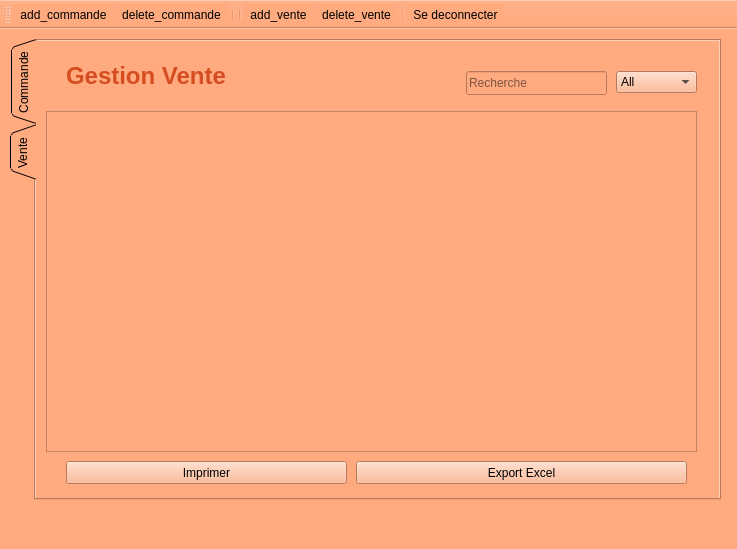
<?xml version="1.0" encoding="UTF-8"?>
<ui version="4.0">
 <class>gestion_islem</class>
 <widget class="QMainWindow" name="gestion_islem">
  <property name="geometry">
   <rect>
    <x>0</x>
    <y>0</y>
    <width>737</width>
    <height>549</height>
   </rect>
  </property>
  <property name="windowTitle">
   <string>MainWindow</string>
  </property>
  <property name="styleSheet">
   <string notr="true">background-color: rgb(255, 170, 127);
background-image: url(:/new/prefix1/img/hand-painted-watercolor-background-with-sky-clouds-shape_24972-1095.jpg);</string>
  </property>
  <widget class="QWidget" name="centralwidget">
   <widget class="QTabWidget" name="tabWidget">
    <property name="geometry">
     <rect>
      <x>10</x>
      <y>10</y>
      <width>711</width>
      <height>461</height>
     </rect>
    </property>
    <property name="styleSheet">
     <string notr="true">background-image: url(:/res/img/hand-painted-watercolor-background-with-sky-clouds-shape_24972-1095.jpg);
background-image: url(:/new/prefix1/img/hand-painted-watercolor-background-with-sky-clouds-shape_24972-1095.jpg);
background-color: rgb(255, 170, 127);</string>
    </property>
    <property name="tabPosition">
     <enum>QTabWidget::West</enum>
    </property>
    <property name="tabShape">
     <enum>QTabWidget::Triangular</enum>
    </property>
    <property name="currentIndex">
     <number>1</number>
    </property>
    <widget class="QWidget" name="tab">
     <attribute name="title">
      <string>Commande</string>
     </attribute>
     <widget class="QLineEdit" name="rech_commande">
      <property name="geometry">
       <rect>
        <x>430</x>
        <y>30</y>
        <width>151</width>
        <height>24</height>
       </rect>
      </property>
      <property name="placeholderText">
       <string>Recherche</string>
      </property>
      <property name="clearButtonEnabled">
       <bool>true</bool>
      </property>
     </widget>
     <widget class="QTableView" name="table_commande">
      <property name="geometry">
       <rect>
        <x>20</x>
        <y>71</y>
        <width>651</width>
        <height>331</height>
       </rect>
      </property>
      <property name="styleSheet">
       <string notr="true"/>
      </property>
      <property name="sortingEnabled">
       <bool>true</bool>
      </property>
      <attribute name="horizontalHeaderCascadingSectionResizes">
       <bool>true</bool>
      </attribute>
      <attribute name="horizontalHeaderShowSortIndicator" stdset="0">
       <bool>true</bool>
      </attribute>
      <attribute name="horizontalHeaderStretchLastSection">
       <bool>false</bool>
      </attribute>
     </widget>
     <widget class="QLabel" name="label">
      <property name="geometry">
       <rect>
        <x>20</x>
        <y>20</y>
        <width>311</width>
        <height>31</height>
       </rect>
      </property>
      <property name="text">
       <string>&lt;html&gt;&lt;head/&gt;&lt;body&gt;&lt;p&gt;&lt;span style=&quot; font-size:18pt; font-weight:600; color:#d54e21;&quot;&gt;Gestion Commande&lt;/span&gt;&lt;/p&gt;&lt;/body&gt;&lt;/html&gt;</string>
      </property>
     </widget>
     <widget class="QComboBox" name="commande_sel_col">
      <property name="geometry">
       <rect>
        <x>591</x>
        <y>30</y>
        <width>81</width>
        <height>22</height>
       </rect>
      </property>
      <item>
       <property name="text">
        <string>All</string>
       </property>
      </item>
      <item>
       <property name="text">
        <string>ID</string>
       </property>
      </item>
      <item>
       <property name="text">
        <string>Client</string>
       </property>
      </item>
      <item>
       <property name="text">
        <string>Attente</string>
       </property>
      </item>
      <item>
       <property name="text">
        <string>Date</string>
       </property>
      </item>
     </widget>
     <widget class="QPushButton" name="pushButton_5">
      <property name="geometry">
       <rect>
        <x>30</x>
        <y>410</y>
        <width>281</width>
        <height>23</height>
       </rect>
      </property>
      <property name="text">
       <string>Imprimer</string>
      </property>
     </widget>
     <widget class="QPushButton" name="pushButton_2">
      <property name="geometry">
       <rect>
        <x>320</x>
        <y>410</y>
        <width>331</width>
        <height>23</height>
       </rect>
      </property>
      <property name="text">
       <string>Export Excel</string>
      </property>
     </widget>
    </widget>
    <widget class="QWidget" name="tab_2">
     <attribute name="title">
      <string>Vente</string>
     </attribute>
     <widget class="QTableView" name="table_vente">
      <property name="geometry">
       <rect>
        <x>10</x>
        <y>70</y>
        <width>651</width>
        <height>341</height>
       </rect>
      </property>
      <property name="selectionMode">
       <enum>QAbstractItemView::ExtendedSelection</enum>
      </property>
      <property name="sortingEnabled">
       <bool>true</bool>
      </property>
      <attribute name="horizontalHeaderShowSortIndicator" stdset="0">
       <bool>true</bool>
      </attribute>
     </widget>
     <widget class="QLabel" name="label_4">
      <property name="geometry">
       <rect>
        <x>30</x>
        <y>20</y>
        <width>231</width>
        <height>31</height>
       </rect>
      </property>
      <property name="text">
       <string>&lt;html&gt;&lt;head/&gt;&lt;body&gt;&lt;p&gt;&lt;span style=&quot; font-size:18pt; font-weight:600; color:#d54e21;&quot;&gt;Gestion Vente&lt;/span&gt;&lt;/p&gt;&lt;/body&gt;&lt;/html&gt;</string>
      </property>
     </widget>
     <widget class="QLineEdit" name="rech_vente">
      <property name="geometry">
       <rect>
        <x>430</x>
        <y>30</y>
        <width>141</width>
        <height>24</height>
       </rect>
      </property>
      <property name="placeholderText">
       <string>Recherche</string>
      </property>
      <property name="clearButtonEnabled">
       <bool>true</bool>
      </property>
     </widget>
     <widget class="QComboBox" name="vente_sel_col">
      <property name="geometry">
       <rect>
        <x>580</x>
        <y>30</y>
        <width>81</width>
        <height>22</height>
       </rect>
      </property>
      <item>
       <property name="text">
        <string>All</string>
       </property>
      </item>
      <item>
       <property name="text">
        <string>ID</string>
       </property>
      </item>
      <item>
       <property name="text">
        <string>Commande</string>
       </property>
      </item>
      <item>
       <property name="text">
        <string>Prix</string>
       </property>
      </item>
      <item>
       <property name="text">
        <string>Livraison</string>
       </property>
      </item>
      <item>
       <property name="text">
        <string>Payement</string>
       </property>
      </item>
     </widget>
     <widget class="QPushButton" name="pushButton_4">
      <property name="geometry">
       <rect>
        <x>30</x>
        <y>420</y>
        <width>281</width>
        <height>23</height>
       </rect>
      </property>
      <property name="text">
       <string>Imprimer</string>
      </property>
     </widget>
     <widget class="QPushButton" name="pushButton">
      <property name="geometry">
       <rect>
        <x>320</x>
        <y>420</y>
        <width>331</width>
        <height>23</height>
       </rect>
      </property>
      <property name="text">
       <string>Export Excel</string>
      </property>
     </widget>
    </widget>
   </widget>
  </widget>
  <widget class="QMenuBar" name="menubar">
   <property name="geometry">
    <rect>
     <x>0</x>
     <y>0</y>
     <width>737</width>
     <height>26</height>
    </rect>
   </property>
  </widget>
  <widget class="QStatusBar" name="statusbar"/>
  <widget class="QToolBar" name="toolBar">
   <property name="windowTitle">
    <string>toolBar</string>
   </property>
   <property name="styleSheet">
    <string notr="true">background-image: url(:/res/img/hand-painted-watercolor-background-with-sky-clouds-shape_24972-1095.jpg);
background-image: url(:/new/prefix1/img/hand-painted-watercolor-background-with-sky-clouds-shape_24972-1095.jpg);</string>
   </property>
   <attribute name="toolBarArea">
    <enum>TopToolBarArea</enum>
   </attribute>
   <attribute name="toolBarBreak">
    <bool>false</bool>
   </attribute>
   <addaction name="actionadd_commande"/>
   <addaction name="actiondelete_commande"/>
   <addaction name="separator"/>
   <addaction name="separator"/>
   <addaction name="actionadd_vente"/>
   <addaction name="actiondelete_vente"/>
   <addaction name="separator"/>
   <addaction name="actiondeconnecter"/>
  </widget>
  <action name="actionadd_commande">
   <property name="icon">
    <iconset>
     <normaloff>img/ajouter article.jpg</normaloff>
     <normalon>:/new/prefix1/img/ajouter article.jpg</normalon>img/ajouter article.jpg</iconset>
   </property>
   <property name="text">
    <string>add_commande</string>
   </property>
  </action>
  <action name="actiondelete_commande">
   <property name="icon">
    <iconset>
     <normaloff>img/supprimer article.jpg</normaloff>
     <normalon>:/new/prefix1/img/supprimer article.jpg</normalon>img/supprimer article.jpg</iconset>
   </property>
   <property name="text">
    <string>delete_commande</string>
   </property>
  </action>
  <action name="actionadd_vente">
   <property name="icon">
    <iconset>
     <normaloff>img/Add-icon.png</normaloff>
     <normalon>:/new/prefix1/img/Add-icon.png</normalon>img/Add-icon.png</iconset>
   </property>
   <property name="text">
    <string>add_vente</string>
   </property>
  </action>
  <action name="actiondelete_vente">
   <property name="icon">
    <iconset>
     <normaloff>img/delete-icon.png</normaloff>
     <normalon>:/new/prefix1/img/delete-icon.png</normalon>img/delete-icon.png</iconset>
   </property>
   <property name="text">
    <string>delete_vente</string>
   </property>
  </action>
  <action name="actiondeconnecter">
   <property name="icon">
    <iconset>
     <normaloff>img/Windows-Log-Off-icon.png</normaloff>
     <normalon>:/new/prefix1/img/Windows-Log-Off-icon.png</normalon>img/Windows-Log-Off-icon.png</iconset>
   </property>
   <property name="text">
    <string>Se deconnecter</string>
   </property>
   <property name="toolTip">
    <string>deconnecter</string>
   </property>
   <property name="shortcut">
    <string>Ctrl+O</string>
   </property>
  </action>
 </widget>
 <resources/>
 <connections/>
</ui>
